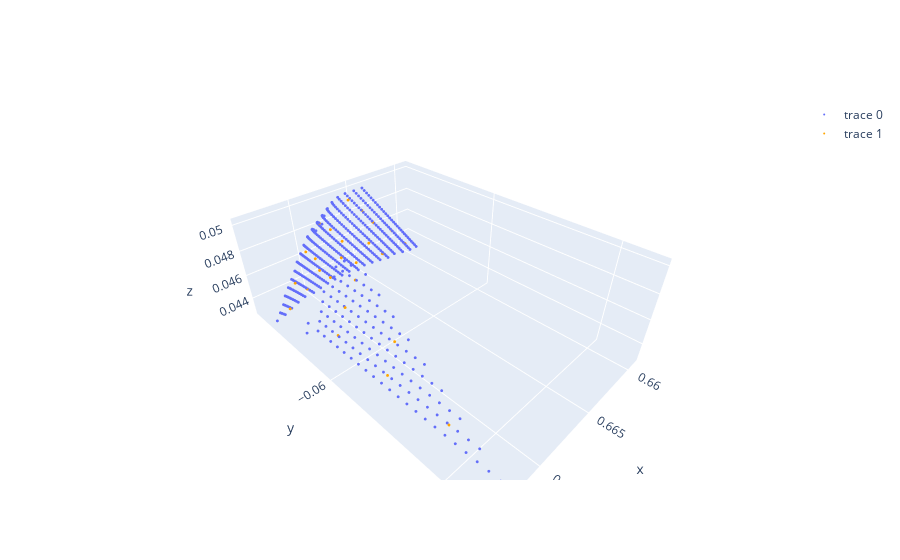
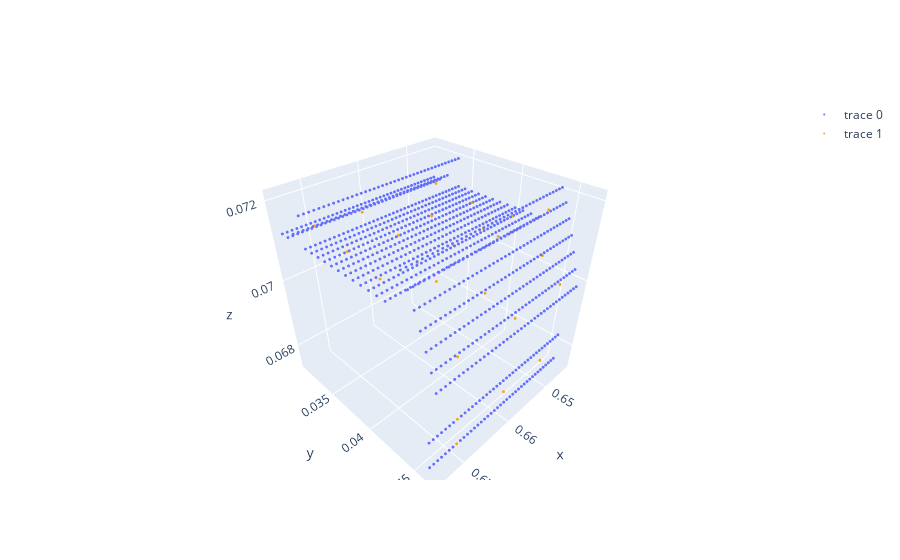
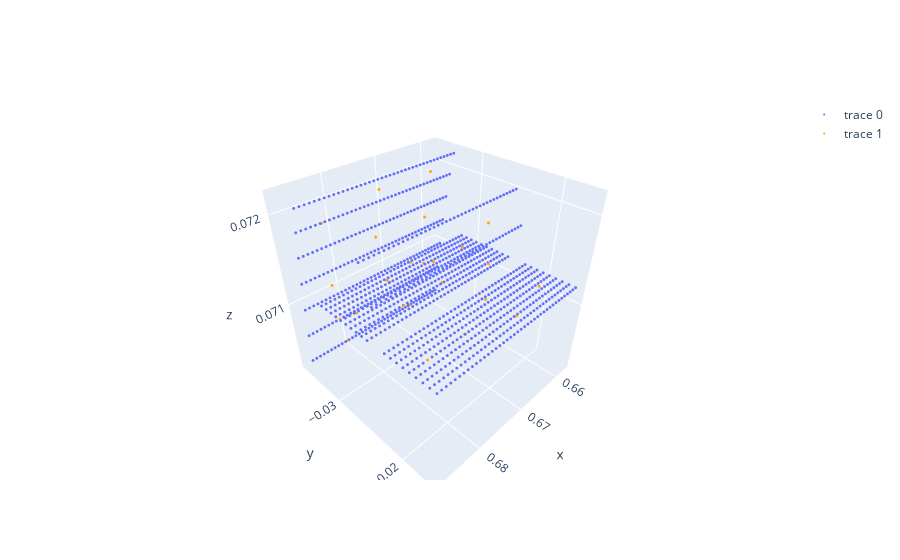

The code cell stored with these charts, in order, in its notebook:
### Code cell
keys = list(dictionary['102408'].keys())

for key in keys:
    pointcloud = dictionary['102408'][key][0] 
    mesh = dictionary['102408'][key][1][0]
    print(mesh.shape)

    fig = go.Figure(
        [   go.Scatter3d(x=pointcloud[:, 0], y=pointcloud[:, 1], z=pointcloud[:, 2], mode='markers',marker=dict(size=1)),
            go.Scatter3d(x=mesh[:, 0], y=mesh[:, 1], z=mesh[:, 2], mode='markers', marker=dict(size=1, color='orange')),
        ]
    )
    fig.show()

### Figure 1 — Plotly figure (JSON) as saved in the notebook; plotly's stock layout.template omitted (floating-point values rounded to 4 significant figures; data arrays with more than 128 entries replaced by an {"elided": "..."} marker saying what was removed)
{"data": [{"marker": {"size": 1}, "mode": "markers", "type": "scatter3d", "x": {"elided": "539 float values"}, "y": {"elided": "539 float values"}, "z": {"elided": "539 float values"}}, {"marker": {"color": "orange", "size": 1}, "mode": "markers", "type": "scatter3d", "x": [0.6619, 0.6605, 0.6705, 0.6712, 0.6628, 0.666, 0.6726, 0.6722, 0.6722, 0.6681, 0.6677, 0.6711, 0.6667, 0.6668, 0.6717, 0.6704, 0.6641, 0.6722, 0.6647, 0.6638, 0.6691, 0.6654, 0.6702, 0.6694, 0.6691], "y": [-0.06819, -0.06819, -0.06838, -0.06211, -0.06862, -0.06818, -0.06746, -0.05673, -0.06185, -0.06885, -0.06838, -0.05715, -0.06866, -0.06884, -0.0677, -0.0677, -0.06861, -0.05158, -0.06827, -0.0683, -0.06751, -0.06893, -0.06207, -0.06832, -0.06857], "z": [0.04553, 0.04371, 0.04362, 0.04557, 0.04345, 0.04966, 0.04331, 0.04386, 0.04389, 0.04332, 0.04773, 0.04565, 0.0462, 0.04466, 0.04506, 0.04718, 0.04504, 0.04383, 0.04837, 0.04698, 0.04908, 0.04353, 0.04731, 0.04591, 0.0446]}], "layout": {}}

### Figure 2 — Plotly figure (JSON) as saved in the notebook; plotly's stock layout.template omitted (floating-point values rounded to 4 significant figures; data arrays with more than 128 entries replaced by an {"elided": "..."} marker saying what was removed)
{"data": [{"marker": {"size": 1}, "mode": "markers", "type": "scatter3d", "x": {"elided": "1000 float values"}, "y": {"elided": "1000 float values"}, "z": {"elided": "1000 float values"}}, {"marker": {"color": "orange", "size": 1}, "mode": "markers", "type": "scatter3d", "x": [0.6594, 0.649, 0.656, 0.6559, 0.66, 0.652, 0.6637, 0.6711, 0.6666, 0.6586, 0.6487, 0.6722, 0.6703, 0.648, 0.669, 0.6534, 0.6473, 0.6597, 0.6641, 0.6482, 0.6713, 0.6707, 0.6634, 0.6489, 0.6689], "y": [0.04627, 0.04581, 0.03252, 0.03644, 0.04074, 0.04539, 0.03302, 0.03625, 0.0407, 0.04581, 0.04625, 0.04043, 0.0462, 0.03701, 0.04581, 0.04063, 0.04088, 0.04437, 0.04541, 0.03297, 0.03257, 0.0446, 0.03697, 0.04439, 0.04581], "z": [0.07016, 0.06781, 0.07141, 0.07122, 0.07122, 0.07104, 0.07138, 0.07122, 0.07122, 0.06781, 0.07018, 0.07122, 0.07022, 0.07122, 0.06823, 0.07122, 0.07122, 0.07183, 0.07102, 0.07138, 0.07141, 0.07166, 0.07122, 0.07182, 0.06739]}], "layout": {}}

### Figure 3 — Plotly figure (JSON) as saved in the notebook; plotly's stock layout.template omitted (floating-point values rounded to 4 significant figures; data arrays with more than 128 entries replaced by an {"elided": "..."} marker saying what was removed)
{"data": [{"marker": {"size": 1}, "mode": "markers", "type": "scatter3d", "x": {"elided": "1120 float values"}, "y": {"elided": "1120 float values"}, "z": {"elided": "1120 float values"}}, {"marker": {"color": "orange", "size": 1}, "mode": "markers", "type": "scatter3d", "x": [0.6648, 0.6629, 0.6739, 0.6807, 0.6679, 0.684, 0.6614, 0.6617, 0.6815, 0.6739, 0.6631, 0.6769, 0.6712, 0.6852, 0.6698, 0.6609, 0.6802, 0.6828, 0.6848, 0.6653, 0.6777, 0.6699, 0.6619, 0.6794, 0.671], "y": [-0.03652, -0.03468, -0.03465, -0.02415, -0.02998, -0.0338, -0.01914, -0.03577, -0.03602, -0.0335, -0.03352, -0.03032, -0.02653, -0.02861, -0.01789, -0.02993, -0.03652, -0.03513, -0.01951, -0.02415, -0.01947, -0.02151, -0.02547, -0.02636, -0.03573], "z": [0.0702, 0.07148, 0.0715, 0.07183, 0.07122, 0.07192, 0.07122, 0.07078, 0.0706, 0.07206, 0.07205, 0.07122, 0.07122, 0.07122, 0.07122, 0.07122, 0.0702, 0.07114, 0.07122, 0.07183, 0.07122, 0.07122, 0.07122, 0.07122, 0.07081]}], "layout": {}}
